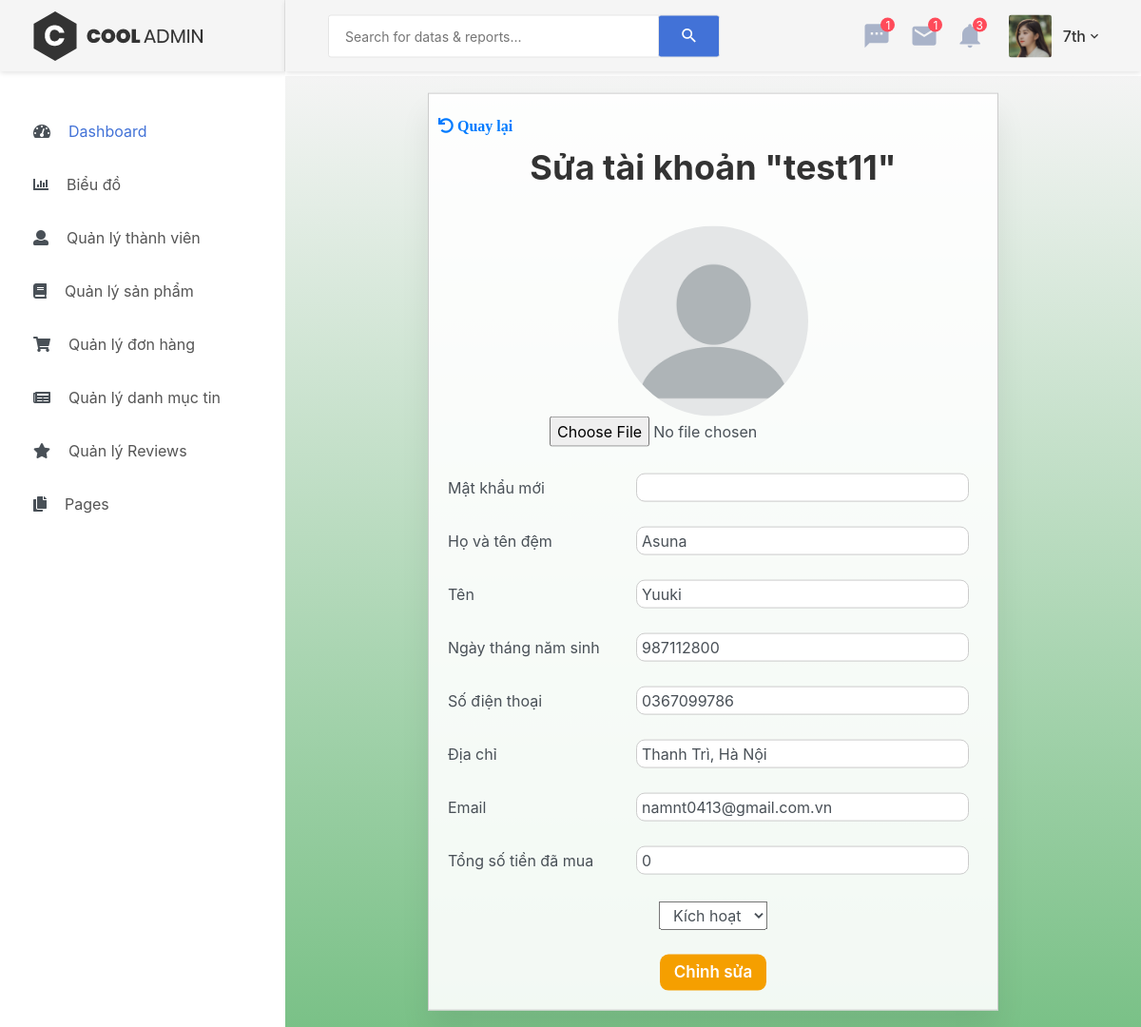
The page /admin/user_edit.php?id=22 (signed in) on the database as committed earlier.
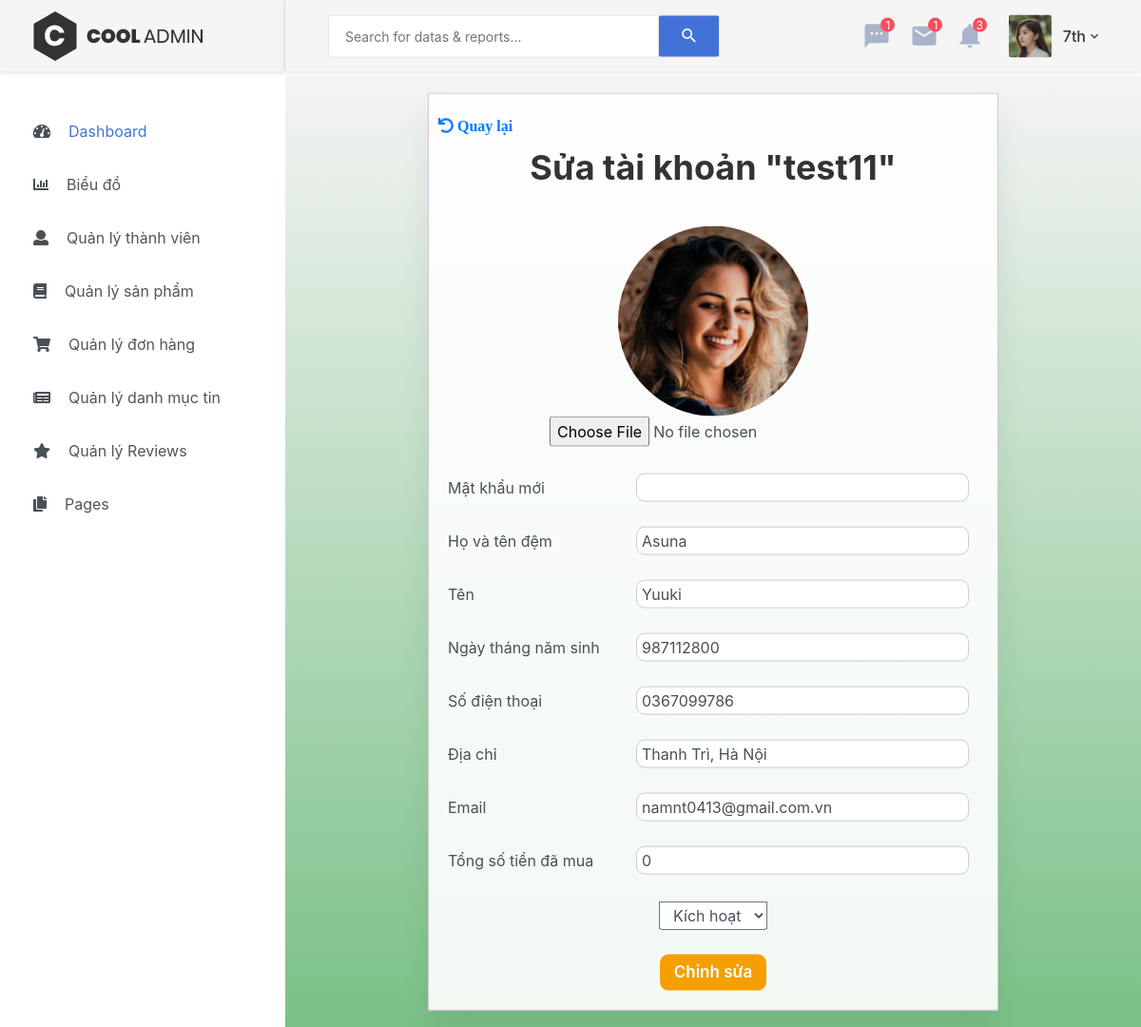
The same page on the database as committed later.
### tables this page shows
CREATE TABLE `customers` (
  `id` int(11) NOT NULL,
  `username` varchar(100) DEFAULT NULL,
  `password` varchar(150) DEFAULT NULL,
  `first_name` varchar(50) DEFAULT NULL,
  `last_name` varchar(50) DEFAULT NULL,
  `avatar` varchar(255) DEFAULT NULL,
  `birthday` int(11) DEFAULT NULL,
  `phone` varchar(11) DEFAULT NULL,
  `address` varchar(255) DEFAULT NULL,
  `email` varchar(255) DEFAULT NULL,
  `status` tinyint(4) NOT NULL DEFAULT 1,
  `money_spent` float DEFAULT NULL,
  `last_updated` int(11) NOT NULL,
  `created_date` int(11) NOT NULL
);

### admin/user_edit.php (the view, shortened to what this page needs)
<?php
    include 'header.php';
     ?>
   <body>
        <?php if (empty($_SESSION['current_user'])) { ?>
            <a href="login.php">Đăng nhập để vào trang Admin</a>
            <?php
         } else {
        include 'menu_sidebar.php';
        $currentUser = $_SESSION['current_user'];
        ?>
        <div class="page-container">
    <?php
        include 'admin_navbar.php';
    ?>
    <?php
        $error = false;
        if (isset($_GET['action']) && $_GET['action'] == 'edit')
        {
            if (isset($_POST['id']) && !empty($_POST['id']) && isset($_POST['password']) && !empty($_POST['password']))
            {
                    $birthday = $_POST['birthday'];
                    $check = validateDateTime($birthday);
                    if ($check) {
                         $birthday = strtotime($birthday);
                    }
                     $uploadedFiles = $_FILES['avatar'];
                     if (isset($_FILES['avatar']) && !empty($_FILES['avatar']['name'][0])) {
                        $result = uploadAvatarFiles($uploadedFiles);
                        if (!empty($result['errors'])) {
                            $error = $result['errors'];
                        } else {
                            $avatar = $result['path'];
                        }
                    }
                $result = mysqli_query($con, "UPDATE `customers` SET `password` = MD5('" . $_POST['password'] . "'), `first_name` = '" . $_POST['first_name'] ."',
                `last_name` = '" . $_POST['last_name'] ."' , `avatar` =  '" . $avatar . "' , `birthday` = " . $birthday ." , `phone` = '" . $_POST['phone'] ."' , `address` = '" . $_POST['address'] ."' ,
                  `status` = " . $_POST['status'] . ", `email` = '" . $_POST['email'] . "', `money_spent` = '" . $_POST['money_spent'] . "',
                   `last_updated`=" . time() . " WHERE `customers`.`id` = " . $_POST['id'] . ";");
                if (!$result) {
                    $error = "Không thể cập nhật tài khoản";
                }
                mysqli_close($con);
                if ($error !== false)
                {
                    ?>
                    <div id="error-notify" class="box-content">
                        <h1>Thông báo</h1>
                        <h4><?= $error ?></h4>
                        <a href="./user.php">Danh sách tài khoản</a>
                    </div>
                <?php } else { ?>
                    <div class="content-container">
                        <div id="edit-notify" class="box-content">
                            <h1><?= ($error !== false) ? $error : "Sửa tài khoản thành công" ?></h1>
                            <a class="link-button" href="./user.php">Danh sách tài khoản</a>
                        </div>
                    </div>
                <?php } ?>
            <?php } else { ?>
                <div class="content-container">
                    <div id="edit-notify" class="box-content">
                        <h1>Vui lòng nhập đủ thông tin để sửa tài khoản</h1>
                        <a class="button" href="./user_edit.php?id=<?= $_POST['id'] ?>">Quay lại sửa tài khoản</a>
                    </div>
                </div>
            <?php
            }
        } else {
            $result = mysqli_query($con, "SELECT * FROM customers where `id`=" . $_GET['id']);
            $user = $result->fetch_assoc();
            if (!empty($user)) {
                ?>
                <div class="content-container">
                    <div id="edit_user" class="box-content">
                        <div class="row"><a href="javascript:window.history.go(-1)" class="fa fa-undo" style="padding: 5px; margin-bottom: 10px;">  Quay lại</a></div>
                        <h1>Sửa tài khoản "<?= $user['username'] ?>"</h1>
                        <form action="./user_edit.php?action=edit" method="Post" enctype="multipart/form-data" autocomplete="off">
                            <div class="wrao-feild" style="margin-bottom:30px">
                                <?php if (isset($user['avatar'])) { ?>
                                        <img src="../<?= $user['avatar'] ?>" style="width: 200px;height: 200px;border-radius:100%;" /><br/>
                                        <input type="file" name="avatar"/><br>
                                 <?php   } else { ?>
                                    <img src="../assets/image/user/user.png" style="width: 200px;height: 200px;border-radius:100%;"><br>
                                    <input type="file" name="avatar" /><br>
                                <?php } ?>
                            </div>
                            <div class="input-block">
                                <label>Mật khẩu mới</label></br>
                                <input class="input-area" type="password" name="password" value="" />
                            </div>
                            <div class="input-block">
                                <label>Họ và tên đệm</label></br>
                                <input class="input-area" type="text" name="first_name" value="<?= (!empty($user) ? $user['first_name'] : "") ?>" />
                            </div>
                            <div class="input-block">
                                <label>Tên</label></br>
                                <input class="input-area" type="text" name="last_name" value="<?= (!empty($user) ? $user['last_name'] : "") ?>" />
                            </div>
                            <div class="input-block">
                                <label>Ngày tháng năm sinh</label></br>
                                <input class="input-area" type="text" name="birthday" value="<?= (!empty($user) ? $user['birthday'] : "") ?>" />
                            </div>
                            <div class="input-block">
                                <label>Số điện thoại</label></br>
                                <input class="input-area" type="text" name="phone" value="<?= (!empty($user) ? $user['phone'] : "") ?>" />
                            </div>
                            <div class="input-block">
                                <label>Địa chỉ</label></br>
                                <input class="input-area" type="text" name="address" value="<?= (!empty($user) ? $user['address'] : "") ?>" />
                            </div>
                            <div class="input-block">
                                <label>Email</label></br>
                                <input class="input-area" type="text" name="email" value="<?= (!empty($user) ? $user['email'] : "") ?>" />
                            </div>
                            <div class="input-block">
                                <label>Tổng số tiền đã mua</label></br>
                                <input class="input-area" type="text" name="money_spent" value="<?= (!empty($user) ?  $user['money_spent'] : "") ?>" />
                            </div>
                            <select class="kich-hoat-button" name="status">
                                <option <?php if (!empty($user['status'])) { ?> selected <?php } ?> value="1">Kích hoạt</option>
                            </select>
                            <br><br>
                            <input class="button btn-success"  type="submit" value=" Chỉnh sửa " />
                        </form>
                    </div>
                </div>
            <?php
            }
        }
        ?>
    </div>
    <?php } ?>
    </body>
</html>

### admin/header.php (shortened to what this page needs)
<!DOCTYPE html>
<html lang="en">
<head>
    <link href="css/font-face.css" rel="stylesheet" media="all">
    <link href="vendor/font-awesome-4.7/css/font-awesome.min.css" rel="stylesheet" media="all">
    <link href="vendor/font-awesome-5/css/fontawesome-all.min.css" rel="stylesheet" media="all">
    <link href="vendor/mdi-font/css/material-design-iconic-font.min.css" rel="stylesheet" media="all">
    <link href="vendor/bootstrap-4.1/bootstrap.min.css" rel="stylesheet" media="all">
    <link href="vendor/animsition/animsition.min.css" rel="stylesheet" media="all">
    <link href="vendor/bootstrap-progressbar/bootstrap-progressbar-3.3.4.min.css" rel="stylesheet" media="all">
    <link href="vendor/wow/animate.css" rel="stylesheet" media="all">
    <link href="vendor/css-hamburgers/hamburgers.min.css" rel="stylesheet" media="all">
    <link href="vendor/slick/slick.css" rel="stylesheet" media="all">
    <link href="vendor/select2/select2.min.css" rel="stylesheet" media="all">
    <link href="vendor/perfect-scrollbar/perfect-scrollbar.css" rel="stylesheet" media="all">
    <link href="css/theme.css" rel="stylesheet" media="all">
</head>

### admin/menu_sidebar.php (shortened to what this page needs)
<aside class="menu-sidebar d-none d-lg-block">
    <div class="logo">
        <a href="index.php">
            <img src="images/icon/logo.png" alt="Cool Admin" />
        </a>
    </div>
    <div class="menu-sidebar__content js-scrollbar1">
        <nav class="navbar-sidebar">
            <ul class="list-unstyled navbar__list">
                <li class="active has-sub">
                    <a class="js-arrow" href="#">
                        <i class="fas fa-tachometer-alt"></i>Dashboard</a>
                </li>
                <li>
                    <a href="chart.php">
                        <i class="fas fa-chart-bar"></i>Biểu đồ</a>
                </li>
                <li>
                    <a href="user.php">
                        <i class="fas fa-user"></i>Quản lý thành viên</a>
                </li>
                <li>
                    <a href="book.php">
                        <i class="fas fa-book"></i>Quản lý sản phẩm</a>
                </li>
                <li>
                    <a href="order.php">
                        <i class="fas fa-shopping-cart"></i>Quản lý đơn hàng</a>
                </li>
                <li>
                    <a href="blog.php">
                        <i class="fas fa-newspaper"></i>Quản lý danh mục tin</a>
                </li>
                <li>
                    <a href="review.php">
                    <i class="fas fa-star"></i>Quản lý Reviews</a>
                </li>
                <li class="has-sub">
                    <a class="js-arrow" href="#">
                        <i class="fas fa-copy"></i>Pages</a>
                </li>
            </ul>
        </nav>
    </div>
</aside>

### admin/admin_navbar.php (shortened to what this page needs)
<header class="header-desktop">
                <div class="section__content section__content--p30">
                    <div class="container-fluid">
                        <div class="header-wrap">
                            <form class="form-header" action="" method="POST">
                                <input class="au-input au-input--xl" type="text" name="search" placeholder="Search for datas &amp; reports..." />
                                <button class="au-btn--submit" type="submit">
                                    <i class="zmdi zmdi-search"></i>
                                </button>
                            </form>
                            <div class="header-button">
                                <div class="noti-wrap">
                                    <div class="noti__item js-item-menu">
                                        <i class="zmdi zmdi-comment-more"></i>
                                        <span class="quantity">1</span>
                                    </div>
                                    <div class="noti__item js-item-menu">
                                        <i class="zmdi zmdi-email"></i>
                                        <span class="quantity">1</span>
                                    </div>
                                    <div class="noti__item js-item-menu">
                                        <i class="zmdi zmdi-notifications"></i>
                                        <span class="quantity">3</span>
                                    </div>
                                </div>
                                <div class="account-wrap">
                                    <div class="account-item clearfix js-item-menu">
                                        <div class="image">
                                            <img src="../<?= $currentUser['avatar'] ?>" alt="image" title="<?=$currentUser['last_name'] ?>" />
                                        </div>
                                        <div class="content">
                                            <a class="js-acc-btn" href="#"><?= $currentUser['last_name']?></a>
                                        </div>
                                    </div>
                                </div>
                            </div>
                        </div>
                    </div>
                </div>
    </header>

### admin/user_edit.php (style rules this page uses)
* { margin: 0; padding: 0; box-sizing: border-box; font-family: -apple-system,BlinkMacSystemFont,"Segoe UI",Roboto,"Helvetica Neue",Arial,sans-serif,"Apple Color Emoji","Segoe UI Emoji","Segoe UI Symbol","Noto Color Emoji"; color: #495057; }
h1 { margin-bottom: 2.5rem; }
label { margin: 0; }
.content-container { margin-top: 5rem; position: relative; height: 125vh; background-image: linear-gradient(#f4f4f4, #7ac187); }
.box-content { margin: 0 auto; width: 600px; text-align: center; padding: 20px; box-shadow: 0 20px 30px 0 rgba(0, 0, 0, 0.07); border: 1px solid #ccc; position: absolute; box-shadow: 0 20px 30px 0 rgba(0, 0, 0, 0.07); top: 50%; left: 50%; transform: translate(-50%, -50%); background: rgb(256,256,256,0.9); }
.input-block { width: 100%; display: flex; align-items: center; gap: 20px; margin-bottom: 30px; position: relative; }
.input-area { height: 30px; width: 350px; position: absolute; right: 10px; border-radius: 9px; border: 1px solid #ccc; padding: 5px; }
.button { font-size: 17px; font-weight: 600; background-color: #f59f00; color: #fff; text-decoration: none; cursor: pointer; border-radius: 9px; border: 0; padding: 5px 10px; }
.kich-hoat-button { padding: 3px 10px; }

Rows that differ between the two databases and show on the page:
changed customers "test11": avatar: picture added
